Frame 1 (no input): blank canvas, image omitted
Frame 60 (no input): blank canvas, image omitted
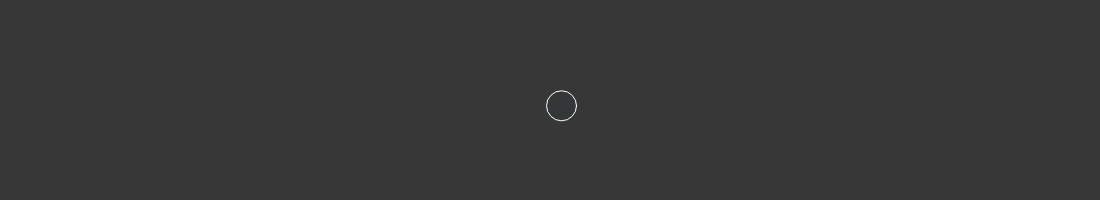
Frame 120 (the mouse pressed at the canvas centre since frame 60)

The p5.js sketch whose frames 1 and 60 were blank and that drew this single picture after the mouse press (run headless with seeded random() and noise() and a simulated clock; from frame 60 on, the mouse is pressed at the canvas centre):

// p5.js sketch
// ── sketch.js
var bubbles = [];

function setup() {
createCanvas(1100,200)

// insert i value for the amount of figure you want

	for (var i = 0; i < 150; i++){
		bubbles[i] = new Bubble(); 
	}
}

function draw() {
	background(55);
	for (var i = 0; i < bubbles.length; i++){
		bubbles[i].display();
		bubbles[i].ballSpeed();
		bubbles[i].ballWallHit();
	}
}

// any mouse command below

function mousePressed() {
	bubbles.push(new Bubble(mouseX, mouseY));
if (bubbles.length > 50) {
	bubbles.splice(0,1);
}
}

function Bubble(xasis, yasis) {
	this.x = xasis;
	this.y = yasis;
	this.yspeed = random(-0.1,0.2);
	this.xspeed = random(-0.1,0.2);
	this.display = function() {
		stroke(255);
		fill(random(1,55),(1,55),(1,55));
		ellipse(this.x, this.y, 30, 30);
	}
	this.ballSpeed = function(){
		this.x = this.x + this.xspeed;
		this.y = this.y + this.yspeed;
	}
	this.ballWallHit = function(){
		if (this.x > width || this.x < 0) {
			this.xspeed = this.xspeed * -1;
		}

		if (this.y > height || this.y < 0) {
				this.yspeed = this.yspeed * -1;
		}
	}
}
